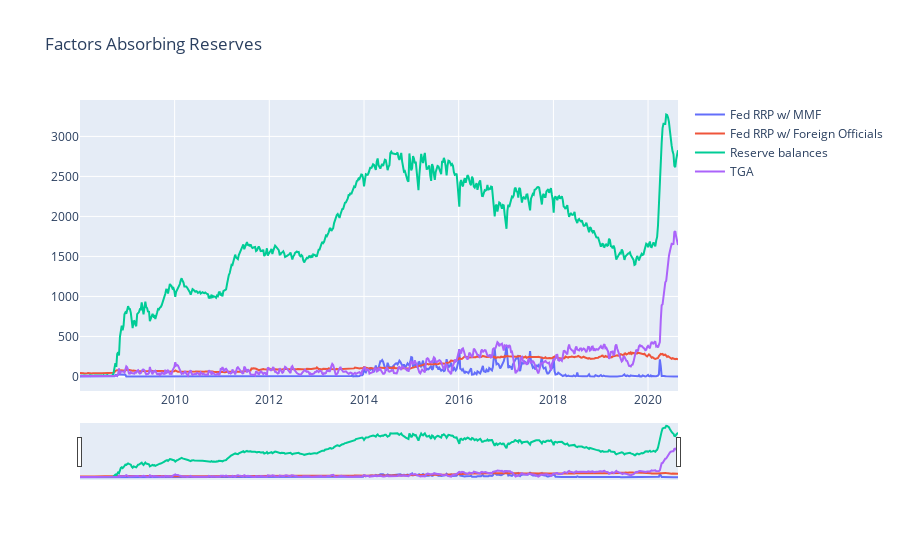

The notebook cell this image was saved under:
### Code cell
df = H4_avg['2008':].copy()
ts_plot(
    df,
    df.index,
    ['fedrrp_mmf','fedrrp_fo','res_bal','tga'],
    ['Fed RRP w/ MMF','Fed RRP w/ Foreign Officials','Reserve balances','TGA'],
    'Factors Absorbing Reserves'
)

### Figure 1 — Plotly figure (JSON) as saved in the notebook; plotly's stock layout.template omitted (floating-point values rounded to 4 significant figures; data arrays with more than 128 entries replaced by an {"elided": "..."} marker saying what was removed)
{"data": [{"name": "Fed RRP w/ MMF", "type": "scatter", "x": {"elided": "660 str values"}, "y": {"elided": "660 float values"}}, {"name": "Fed RRP w/ Foreign Officials", "type": "scatter", "x": {"elided": "660 str values"}, "y": {"elided": "660 float values"}}, {"name": "Reserve balances", "type": "scatter", "x": {"elided": "660 str values"}, "y": {"elided": "660 float values"}}, {"name": "TGA", "type": "scatter", "x": {"elided": "660 str values"}, "y": {"elided": "660 float values"}}], "layout": {"title": {"text": "Factors Absorbing Reserves"}, "xaxis": {"rangeslider": {"visible": true}}}}
